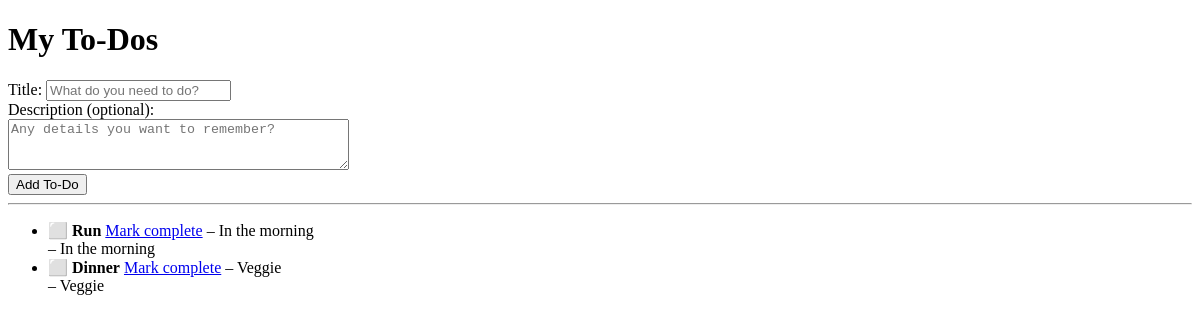
Before: / with the older database file.
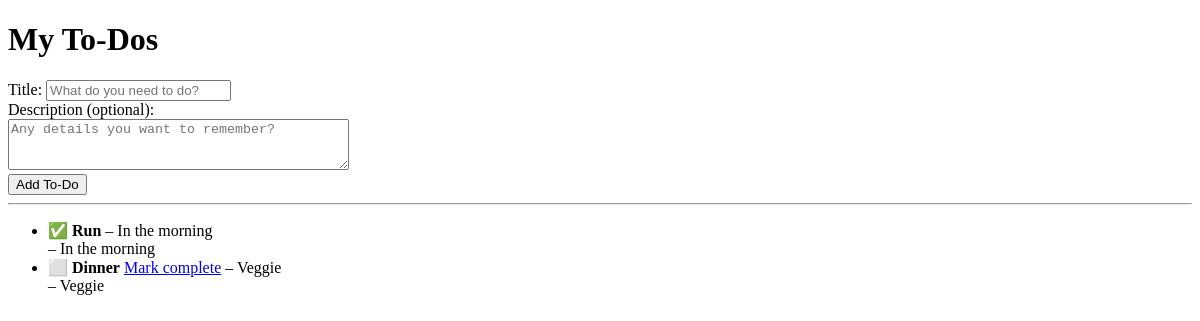
After: the same page with the newer database file.
### todo/models.py (models this page shows, shortened)
class Todo(models.Model):
    title = models.CharField(max_length=200)
    description = models.TextField(blank=True)
    created_at = models.DateTimeField(auto_now_add=True)
    completed = models.BooleanField(default=False)

### todo/views.py (the view)
# urls.py: path("", views.todo_list, name="todo_list"),
def todo_list(request):
    if request.method == "POST":
        title = request.POST.get("title")
        description = request.POST.get("description", "")
        if title:
            Todo.objects.create(title=title, description=description)
        return redirect("todo_list")
    todos = Todo.objects.all().order_by("-created_at")
    return render(request, "todo/todo_list.html", {"todos": todos})

### todo/templates/todo/todo_list.html (shortened to what this page needs)
<!DOCTYPE html>
<html lang="en">
<head>
</head>
<body>
    <h1>My To-Dos</h1>
    <form method="post">
        <div>
            <label for="id_title">Title:</label>
            <input id="id_title" type="text" name="title" required placeholder="What do you need to do?">
        </div>
        <div>
            <label for="id_description">Description (optional):</label><br>
            <textarea id="id_description" name="description" rows="3" cols="40"
                      placeholder="Any details you want to remember?"></textarea>
        </div>
        <button type="submit">Add To-Do</button>
    </form>
    <hr>
    {% if todos %}
        <ul>
        {% for item in todos %}
           <li>
    {% if item.completed %}
        ✅ <strong>{{ item.title }}</strong>
    {% else %}
        ⬜ <strong>{{ item.title }}</strong>
        <a href="{% url 'todo_complete' item.id %}">Mark complete</a>
    {% endif %}
    {% if item.description %}
        – {{ item.description }}
    {% endif %}
</li>
                {% if item.description %}
                    – {{ item.description }}
                {% endif %}
        {% endfor %}
        </ul>
    {% else %}
        <p>No to-dos yet. Add one above!</p>
    {% endif %}
</body>
</html>

Changed rows visible on the page:
changed Todo "Run": completed "⬜ Mark complete" → "✅"
